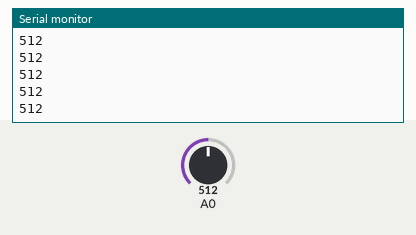
This sketch was run on a simulated Arduino Uno, built with avr-gcc and run on an emulated ATmega328P. Parts: the last lines printed to the serial monitor. The inputs (shaded band) are chosen by the test bench; at power-on: A0 = 512.

Above: at 1.2 s.
1.3 s: A0 set to 716
At 1.31 s:
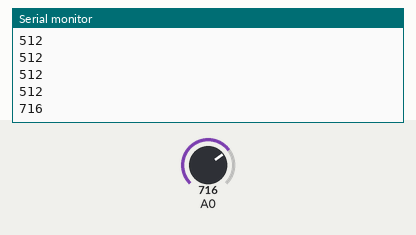
2.8 s: A0 set to 900
At 2.81 s:
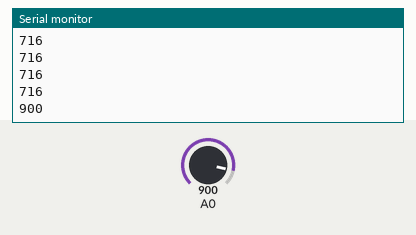
Timing chart, 0 to 5.8 s (numbered marks = the images above; inputs shaded):
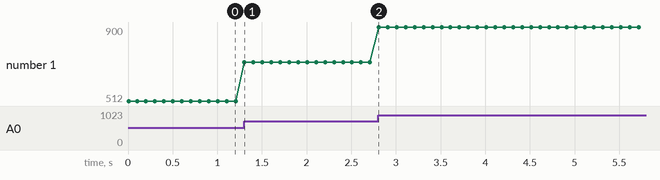

Measured:
- after the input at 1.3 s, the serial monitor: prints a new line at once (image 1)
- after the input at 2.8 s, the serial monitor: prints a new line at once (image 2)
- plotted number 1: 512 → 716 after the input at 1.3 s, 716 → 900 after the input at 2.8 s

The sketch:

random_komutu-2.ino
```cpp
long analodeger;

void setup() {
 Serial.begin(9600);
 Serial.println("Sayılar");
}

void loop() {

  analodeger = analogRead(A0);
  Serial.println(analodeger);
  delay(100);

}
```
